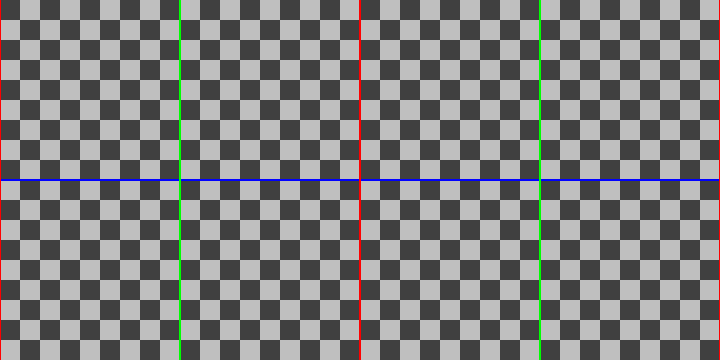
#> input picture equirectangular_test_image.png, 720 x 360 px
$ python sphere_transforms2.py
#> lines starting #> are read from the running program, lines starting #| are printed output that depends on the picture; after the words box and inside, x2 and y2 are one past the last pixel; in counts of white or black regions, pixels touching at a corner belong together

import numpy as np
from scipy.interpolate import RectBivariateSpline
from scipy.ndimage import map_coordinates
from numpy import pi
from PIL import Image

def angles_from_pixel_coords(pts, size):
    """map from pixel coordinates to (0, 2*pi) x (-pi/2, pi/2) rectangle
    Parameters
    ----------
    pts : array_like (2,...)
        pts[0,...], and pts[1,...] are row, column image coordinates in the ranges (0,size[0]) and (0,size[1]), respectively
    size : tuple
        rectangular image size (rows, columns)

    Returns
    -------
    out : ndarray, same shape as pts
        pts transformed into (0,2pi) x (-pi/2,pi/2) range (and transposed)
    """
    pts = np.asarray(pts,dtype=np.float64) #turn into an ndarray if necessary
    ys,xs = size #row,col indexing
    out = np.empty_like(pts)
    out[0] = pts[1]*2*pi/float(xs)
    out[1] = pts[0]*pi/float(ys-1) - 0.5*pi
    return out

def pixel_coords_from_angles(pts, size):
    """map from (0, 2*pi) x (-pi/2, pi/2) rectangle to pixel coordinates

    Parameters
    ----------
    pts : array_like (2,...)
        pts[0,...], and pts[1,...] are x and y coordinates in the ranges (0,size[0]) and (0,size[1]), respectively
    size : tuple
        rectangle image size (rows, columns)

    Returns
    -------
    out : ndarray, same shape as pts
        pts transformed from (0,2*pi) x (-pi/2,pi/2) range into (0,width) x (0,height) range (and transposed)
    """
    pts = np.asarray(pts) #turn into an ndarray if necessary
    ys,xs = size #row, col indexing
    out = np.empty_like(pts)
    out[1] = pts[0]*float(xs)/(2*pi)
    out[0] = (pts[1] + 0.5*pi)*float(ys-1)/pi
    return out

def angles_from_sphere(pts):
    """equirectangular projection, ie. map from sphere in R^3 to (0, 2*pi) x (-pi/2, pi/2)
    Parameters
    ----------
    pts : array_like (3,...)
        pts[0,...], pts[1,...], and pts[2,...] are x,y, and z coordinates
    Returns
    -------
    out : ndarray (2,...)
        pts transformed from x,y,z to longitude,latitude
    """
    pts = np.asarray(pts) #turn into an ndarray if necessary
    x,y,z = pts[0], pts[1], pts[2]
    out = np.empty((2,) + pts.shape[1:])
    #longitude:
    out[0] = np.arctan2(y,x)
    out[0] %= 2*pi #wrap negative values around the circle to positive
    #latitude:
    r = np.hypot(x,y)
    out[1] = np.arctan2(z,r)
    return out

def sphere_from_angles(pts):
    """inverse equirectangular projections, ie. map from (0,2*pi) x (-pi/2,pi/2) rectangle to sphere in R^3
    Parameters
    ----------
    pts : array_like (2,...)
        pts[0,...], pts[1,...] are longitude, latitude
    Returns
    -------
    out : ndarray (3,...)
        pts transformed from longitude,latitude to x,y,z
    """
    pts = np.asarray(pts)
    out = np.empty((3,) + pts.shape[1:])
    lon,lat = pts[0],pts[1]
    horiz_radius = np.cos(lat)
    out[0] = horiz_radius*np.cos(lon) #x
    out[1] = horiz_radius*np.sin(lon) #y
    out[2] = np.sin(lat) #z
    return out

def sphere_from_pixel_coords(pts, size):
    """map from pixel coordinates to sphere in R^3
    Parameters
    ----------
    pts : array_like (2,...)
        pts[0,...], and pts[1,...] are u and v coordinates in the ranges (0,size[0]) and (0,size[1]), respectively
    size : tuple
        rectangular image size (width, height)
    Returns
    -------
    out : ndarray (3,...)
        coordinates of pts wrapped around a sphere u,v -> x,y,z
    """
    return sphere_from_angles(angles_from_pixel_coords(pts, size))

def CP1_from_sphere(pts):
    """map from sphere in R^3 to CP^1"""
    pts = np.asarray(pts)
    out = np.empty((2,)+pts.shape[1:],dtype=np.complex128)
    x,y,z = pts[0],pts[1],pts[2]
    mask = z<0
    out[0] = np.where(mask, x + 1j*y, 1 + z)
    out[1] = np.where(mask, 1 - z, x - 1j*y)
    return out

def sphere_from_CP1(pts):
    """map from CP^1 to sphere in R^3"""
    pts = np.asarray(pts)
    out = np.empty((3,) + pts.shape[1:])
    z1,z2 = pts[0],pts[1]
    mask = abs(z2) > abs(z1)
    z = np.where(mask, z1/z2, np.conj(z2/z1))
    x,y = np.real(z), np.imag(z)
    denom = 1 + x**2 + y**2
    out[0] = 2*x/denom
    out[1] = 2*y/denom
    out[2] = (denom-2)/denom*(2*mask-1)  #negate where mask is false
    return out

def clamp(pts, size):
    """clamp to the size of the input, including wrapping around in the x direction"""
    ys,xs = size
    pts = np.asarray(pts)
    out = np.empty_like(pts)
    out[0] = np.clip(pts[0],0,ys-1)
    out[1] = pts[1] % xs
    return out

# [5 lines left out: function get_pixel_color, not called in this run]

def get_interpolated_pixel_color(pts, s_im, size):
    """given pts in floats, linear interpolate pixel values nearby to get a good colour"""
    pts = clamp(pts, size)

    s_im = np.atleast_3d(s_im)
    ys,xs = size
    ycoords, xcoords = np.arange(ys), np.arange(xs)
    out = np.empty(pts.shape[1:] + (s_im.shape[-1],),dtype=s_im.dtype)
    for i in range(s_im.shape[-1]): #loop over color channels
        map_coordinates(s_im[...,i],pts,out[...,i],mode='nearest')
    return out

# [15 lines left out: function get_interpolated_pixel_color_rbspline, not called in this run]


### Functions generating SL(2,C) matrices ###
# Do not need to be vectorized #

def inf_zero_one_to_triple(p,q,r):
    """return SL(2,C) matrix that sends the three points infinity, zero, one to given input points p,q,r"""
    M = np.vstack((p,q)).T
    mu,lam = np.linalg.lstsq(M,r)[0]
    return np.vstack((mu*p,lam*q)).T

def two_triples_to_SL(a1,b1,c1,a2,b2,c2):
    """returns SL(2,C) matrix that sends the three CP^1 points a1,b1,c1 to a2,b2,c2"""
    M1 = inf_zero_one_to_triple(a1,b1,c1)
    M2 = inf_zero_one_to_triple(a2,b2,c2)
    # solve M1.T @ X.T = M2.T  => X = M2 @ inv(M1)
    return np.linalg.lstsq(M1.T, M2.T)[0].T

# [5 lines left out: function three_points_to_three_points_pixel_coords, not called in this run]

def normalize_vectors(vecs,ord=None,axis=None):
    """normalize vectors along axis using numpy.linalg.norm. See its documentation for details on ord"""
    return vecs/np.linalg.norm(vecs,ord=ord,axis=axis,keepdims=True)

def get_vector_perp_to_p_and_q(p,q):
    """p and q are distinct points on sphere, return a unit vector perpendicular to both"""
    if abs(np.dot(p,q)+1) < 0.0001: #awkward case when p and q are antipodal on the sphere
        if abs(np.dot(p, [1,0,0])) > 0.9999: #p is parallel to (1,0,0)
            return np.array([0,1,0])
        else:
            return normalize_vectors(np.cross(p, [1,0,0]))
    else:
        return normalize_vectors(np.cross(p,q))

def rotate_sphere_points_p_to_q(p,q):
    """p and q are points on the sphere, return SL(2,C) matrix rotating image of p to image of q on CP^1"""
    if abs(np.dot(p,q)-1) < 0.0001:
        return np.eye(2) #2d ident matrix
    CP1p, CP1q = CP1_from_sphere(p), CP1_from_sphere(q)
    r = get_vector_perp_to_p_and_q(p,q)
    CP1r, CP1nr = CP1_from_sphere(r), CP1_from_sphere(-r)
    return two_triples_to_SL(CP1p, CP1r, CP1nr, CP1q, CP1r, CP1nr)

def rotate_pixel_coords_p_to_q(p, q, size):
    """p and q are pixel coordinate points, return SL(2,C) matrix rotating image of p to image of q in CP^1"""
    p = sphere_from_pixel_coords(p,size)
    q = sphere_from_pixel_coords(q,size)
    return rotate_sphere_points_p_to_q(p,q)

# [20 lines left out: functions rotate_around_axis_sphere_points_p_q, rotate_around_axis_pixel_coords_p_q, rotate_around_axis_pixel_coord_p, not called in this run]

def zoom_in_on_pixel_coords(p, zoom_factor, size):
    M_rot = rotate_pixel_coords_p_to_q(p,[0,0],size)
    M_scl = np.array([[zoom_factor,0],[0,1]])
    return np.dot(np.linalg.lstsq(M_rot, M_scl)[0], M_rot)

# [13 lines left out: functions zoom_along_axis_sphere_points_p_q, zoom_along_axis_pixel_coords_p_q, not called in this run]

def translate_along_axis_pixel_coords(p,q,r1,r2,size):
    return three_points_to_three_points_pixel_coords(p,q,r1,p,q,r2,size)

### Apply tranformations

def apply_SL2C_elt_to_image(M_SL2C, src_image, out_size=None):

    s_im = np.atleast_3d(src_image)
    in_size = s_im.shape[:-1]
    if out_size is None:
        out_size = in_size
    #We are going to find the location in the source image that each pixel in the output image comes from

    #least squares matrix inversion (find X such that M @ X = I ==> X = inv(M) @ I = inv(M))
    Minv = np.linalg.lstsq(M_SL2C, np.eye(2))[0]
    #all of the x,y pairs in o_im:
    pts_out = np.indices(out_size).reshape((2,-1)) #results in a 2 x (num pixels) array of indices
    pts_out_a = angles_from_pixel_coords(pts_out, out_size)
    pts_out_s = sphere_from_angles(pts_out_a)
    pts_out_c = CP1_from_sphere(pts_out_s)
    pts_in_c = np.dot(Minv, pts_out_c) # (2x2) @ (2xn) => (2xn)
    pts_in_s = sphere_from_CP1(pts_in_c)
    pts_in_a = angles_from_sphere(pts_in_s)
    pts_in = pixel_coords_from_angles(pts_in_a, in_size)
    #reshape pts into 2 x image_shape for the interpolation
    o_im = get_interpolated_pixel_color(pts_in.reshape((2,)+out_size), s_im, in_size)

    return o_im

def main():
    #PIL images index by (x,y), but numpy goes by order in memory: (y,x)
    source_image = np.array(Image.open('equirectangular_test_image.png'),dtype=np.float32)
    sz = source_image.shape[:-1]
#> sz = (360, 720)
    M = zoom_in_on_pixel_coords((179.5,360), 2, sz)

    out_image = apply_SL2C_elt_to_image(M, source_image)
#> in apply_SL2C_elt_to_image, `o_im = get_interpolated_pixel_color(pts_in.reshape((2,)+out_size), s_i..`:
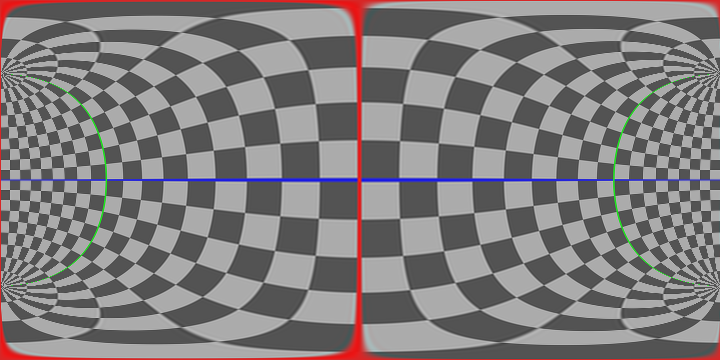
#> o_im: shape (360, 720, 3) float32; mean R, G, B 129.3, 124, 125; drawn with min black and max white
    np.clip(out_image,0,255,out_image)
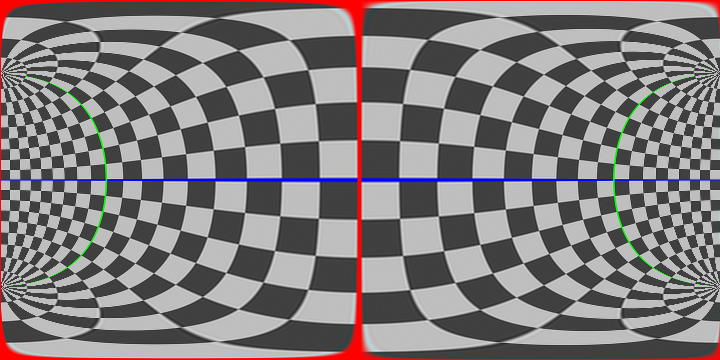
#> out_image: shape (360, 720, 3) float32; 1.59% of pixels changed, all inside (x1, y1, x2, y2) = (0, 1, 720, 360)
    Image.fromarray(out_image.astype(np.uint8)).save('test_image.png')


if __name__ == '__main__':
    main()

$ run again, with rotated_test_image.png copied over equirectangular_test_image.png
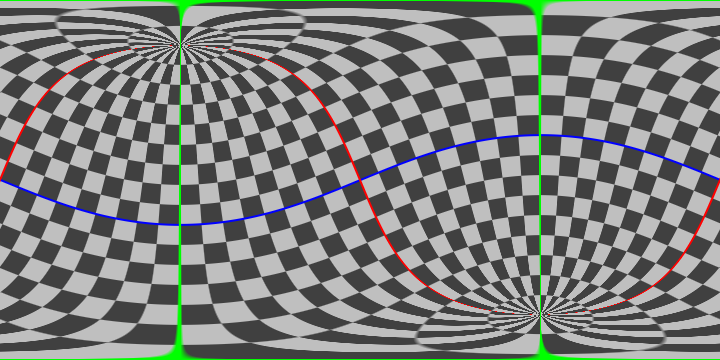
#> input picture rotated_test_image.png, 720 x 360 px
#> in apply_SL2C_elt_to_image, `o_im = get_interpolated_pixel_color(pts_in.reshape((2,)+out_size), s_i..`:
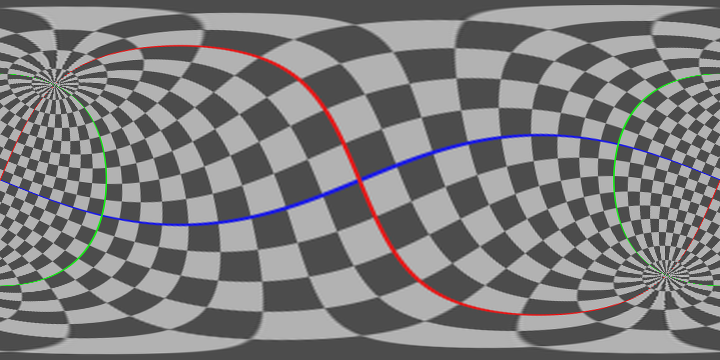
#> o_im: shape (360, 720, 3) float32; mean R, G, B 125.3, 124.2, 125.3; drawn with min black and max white
#> out_image: shape (360, 720, 3) float32; 0.66% of pixels changed, all inside (x1, y1, x2, y2) = (0, 46, 720, 315)

$ run again, with scaled_test_image.png copied over equirectangular_test_image.png
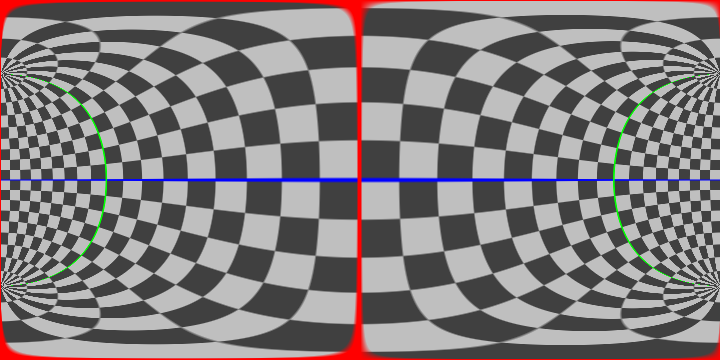
#> input picture scaled_test_image.png, 720 x 360 px
#> in apply_SL2C_elt_to_image, `o_im = get_interpolated_pixel_color(pts_in.reshape((2,)+out_size), s_i..`:
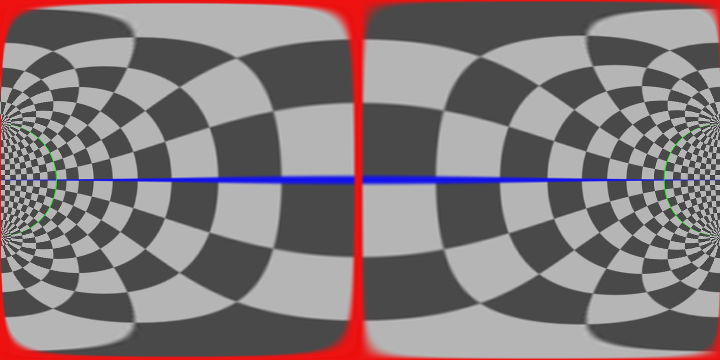
#> o_im: shape (360, 720, 3) float32; mean R, G, B 131.7, 120.4, 123.1; drawn with min black and max white
#> out_image: shape (360, 720, 3) float32; 2.31% of pixels changed, all inside (x1, y1, x2, y2) = (0, 1, 720, 360)
